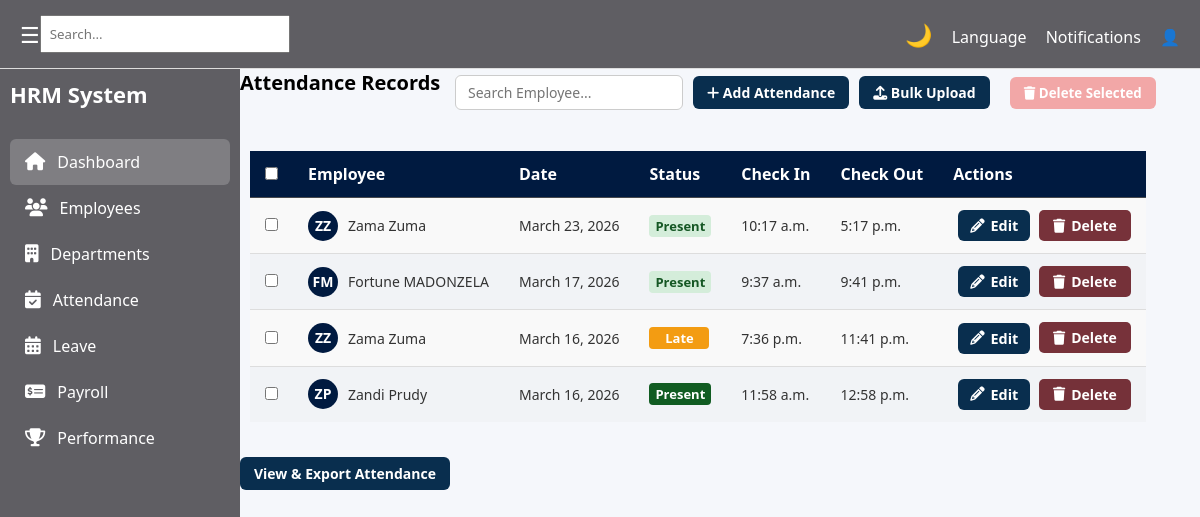
Page /hr/attendance/ on the committed database.
### hr/models.py (models this page shows, shortened)
class Attendance(models.Model):
    employee = models.ForeignKey('employee.Employee', on_delete=models.CASCADE)
    date = models.DateField()
    status = models.CharField(max_length=20)

class Employee(models.Model):
    user = models.OneToOneField(User, on_delete=models.CASCADE)
    department = models.ForeignKey(Department, on_delete=models.CASCADE)
    first_name = models.CharField(max_length=50)
    last_name = models.CharField(max_length=50)
    email = models.EmailField(unique=True)
    role = models.ForeignKey(Role, on_delete=models.CASCADE)
    date_joined = models.DateField(auto_now_add=True)
    profile_picture = models.ImageField(upload_to='employee_profiles/', blank=True, null=True) #media/employee_profiles/
    contract_copy = models.FileField(upload_to='employee_contracts/', blank=True, null=True) #media/employee_contracts/

### hr/views.py (the view)
# urls.py: path('attendance/', Attendance_View.as_view(), name='attendance'),
class Attendance_View(View):
    def get(self, request):
        template = loader.get_template('hr/pages/attendance.html')
        today = timezone.now().date()
        recent_attendances = Attendance.objects.select_related(
            'employee__department'
        ).prefetch_related(
            'employee'
        ).filter(
            employee__isnull=False
        ).order_by('-date', '-created_at')[:50]
        total_employees = Employee.objects.count()
        present_today = Attendance.objects.filter(date=today, status='present').count()
        late_today = Attendance.objects.filter(date=today, status='late').count()
        absent_today = Attendance.objects.filter(date=today, status='absent').count()
        stats = {
            'present': present_today,
            'late': late_today,
            'absent': absent_today,
            'total': total_employees
        }
        context = {
            'recent_attendances': recent_attendances,
            'stats': stats,
            'today': today,
        }
        return HttpResponse(template.render(context, request))

### hr/templates/hr/pages/attendance.html (shortened to what this page needs)
{% extends 'hr/base/base.html' %}
{% load static %}
{% block content %}
<link rel="stylesheet" href="{% static 'hr/css/attendance.css' %}">
<link rel="stylesheet" href="https://cdnjs.cloudflare.com/ajax/libs/font-awesome/6.5.0/css/all.min.css" />
<div class="attendance-header">
    <div class="attendance-title">
        <h3>Attendance Records</h3>
    </div>
    <div class="attendance-controls">
        <input type="text" id="search-input" placeholder="Search Employee..." class="search-input">
        <a href="{% url 'attendance_create' %}" class="btn-add-attendance">
            <i class="fas fa-plus"></i> Add Attendance
        </a>
        <a href="{% url 'bulk_upload_attendance' %}" class="btn-bulk-upload">
            <i class="fas fa-upload"></i> Bulk Upload
        </a>
        <button id="delete-selected-btn" class="btn-delete-selected" disabled>
            <i class="fas fa-trash"></i> Delete Selected
        </button>
    </div>
</div>
{% if recent_attendances %}
<form method="POST" id="bulk-delete-form" action="{% url 'attendance_bulk_delete' %}">
    <table class="attendance-table">
        <thead>
            <tr>
                <th><input type="checkbox" id="select-all"></th>
                <th>Employee</th>
                <th>Date</th>
                <th>Status</th>
                <th>Check In</th>
                <th>Check Out</th>
                <th>Actions</th>
            </tr>
        </thead>
        <tbody>
            {% for attendance in recent_attendances %}
            <tr>
                <td><input type="checkbox" class="select-record" name="selected_attendances" value="{{ attendance.id }}"></td>
                <td>
                    <div class="employee-info">
                        <div class="employee-avatar">{{ attendance.employee.first_name|slice:":1" }}{{ attendance.employee.last_name|slice:":1" }}</div>
                        <span class="employee-name">{{ attendance.employee.first_name }} {{ attendance.employee.last_name }}</span>
                    </div>
                </td>
                <td>{{ attendance.date }}</td>
                <td><span class="status {{ attendance.status }}">{{ attendance.status|title }}</span></td>
                <td>{{ attendance.check_in_time|default:"--:--" }}</td>
                <td>{{ attendance.check_out_time|default:"--:--" }}</td>
                <td class="actions">
                    <a href="{% url 'attendance_edit' attendance.id %}" class="btn-edit"><i class="fas fa-pencil-alt"></i> Edit</a>
                    <a href="{% url 'attendance_delete' attendance.id %}" class="btn-delete"><i class="fas fa-trash"></i> Delete</a>
                </td>
            </tr>
            {% endfor %}
        </tbody>
    </table>
</form>
<div class="attendance-footer">
    <a href="{% url 'attendance_report' %}" class="btn-add-attendance">
        View & Export Attendance
    </a>
</div>
{% else %}
<div class="no-data">
    <i class="fas fa-calendar-times"></i>
    <p>No attendance records found</p>
</div>
{% endif %}
{% endblock %}

### hr/static/hr/css/global.css (style rules this page uses)
* { margin: 0; padding: 0; box-sizing: border-box; font-family: "Segoe UI", sans-serif; }
body { background: white; transition: background 0.3s, color 0.3s; }
.attendance-table { width: 100%; border-collapse: collapse; border: 10px solid #001f4d; border-radius: 6px; overflow: hidden; }
.attendance-table td, .attendance-table th { border-bottom: 1px solid #47494d; padding: 10px; }
.attendance-table input, .attendance-table select, .attendance-table textarea { width: 100%; padding: 6px 10px; border: 1px solid #10375e; border-radius: 4px; font-size: 14px; }
.status { padding: 3px 8px; border-radius: 12px; font-size: 11px; font-weight: 600; display: inline-block; min-width: 60px; text-align: center; }
.status.present { background: #2ecc71; color: #fff; }
.status.late { background: #f39c12; color: #fff; }
.btn-edit { padding: 6px 12px; background-color: #28a745; color: #fff; border-radius: 6px; text-decoration: none; font-size: 0.9rem; transition: all 0.3s ease; margin-left: 5px; }
.btn-delete { padding: 6px 12px; background-color: #dc3545; color: #fff; border-radius: 6px; text-decoration: none; font-size: 0.9rem; transition: all 0.3s ease; margin-left: 5px; }
.status { padding: 5px 10px; border-radius: 20px; font-size: 12px; }
body { margin: 0; font-family: "Segoe UI", sans-serif; height: 100vh; }
.btn-add-attendance { background-color: #001a40; color: #fff; padding: 10px 20px; border-radius: 6px; font-weight: 600; text-decoration: none; display: inline-block; transition: background 0.3s; }
.btn-edit { background-color: #001a40; color: #fff; border: none; padding: 6px 14px; font-size: 14px; border-radius: 5px; font-weight: 600; text-decoration: none; display: inline-flex; align-items: center; transition: background 0.3s; }
.btn-edit i { margin-right: 6px; }
.btn-delete { background-color: #5a060fd0; color: #fff; border: none; padding: 6px 14px; font-size: 14px; border-radius: 5px; font-weight: 600; text-decoration: none; display: inline-flex; align-items: center; margin-left: 5px; transition: background 0.3s; }
.btn-delete i { margin-right: 6px; }

### hr/static/hr/css/apply_leave.css (style rules this page uses)
body { background-color: #f5f7fb; font-family: Arial, Helvetica, sans-serif; }

### rows in the picture
Attendance: employee.first_name "Z", employee.last_name "Z", employee.first_name "Zama", employee.last_name "Zuma", date "March 23, 2026", status "Present", check_in_time "10:17 a.m.", check_out_time "5:17 p.m."
Attendance: employee.first_name "F", employee.last_name "M", employee.first_name "Fortune", employee.last_name "MADONZELA", date "March 17, 2026", status "Present", check_in_time "9:37 a.m.", check_out_time "9:41 p.m."
Attendance: employee.first_name "Z", employee.last_name "Z", employee.first_name "Zama", employee.last_name "Zuma", date "March 16, 2026", status "Late", check_in_time "7:36 p.m.", check_out_time "11:41 p.m."
Attendance: employee.first_name "Z", employee.last_name "P", employee.first_name "Zandi", employee.last_name "Prudy", date "March 16, 2026", status "Present", check_in_time "11:58 a.m.", check_out_time "12:58 p.m."
